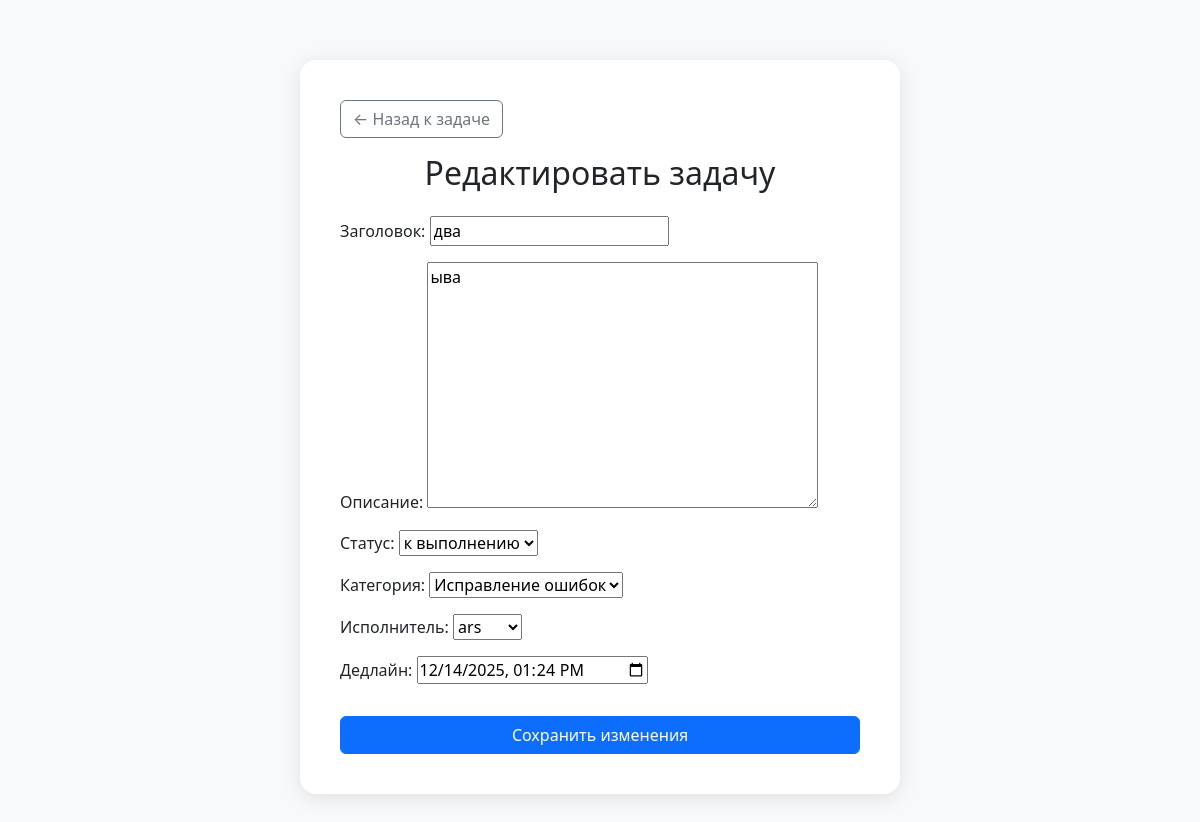
Page /tasks/16/update (signed in) on the committed database.
### main/models.py (models this page shows, shortened)
class Task(models.Model):
    class Status(models.TextChoices):
        IN_PROGRESS = "in_progress", "в работе"
        DONE = "done", "выполнено"
        TO_DO = "to_do", "к выполнению"
    title = models.CharField(max_length=200, verbose_name="Заголовок")
    description = models.TextField(blank=True, verbose_name="Описание")
    created_at = models.DateTimeField(auto_now_add=True, verbose_name="Дата")
    deadline = models.DateTimeField(null=True, blank=True, verbose_name="Дедлайн")
    status = models.CharField(max_length=20, default=Status.TO_DO, choices=Status.choices, verbose_name="Статус")
    category = models.ForeignKey(Category, on_delete=models.CASCADE, related_name="tasks", verbose_name="Категория")
    user = models.ForeignKey(User, on_delete=models.SET_NULL, null=True, blank=True, related_name="tasks", verbose_name="Исполнитель")
    class Meta:
        verbose_name = "Задача"
        verbose_name_plural = "Задачи"
        ordering = ["-created_at"]

### main/views.py (the view, shortened to what this page needs)
# urls.py: path('tasks/<int:pk>/update', views.TaskUpdateView.as_view(), name = "task-update"),
class TaskUpdateView(LoginRequiredMixin, UpdateView):
    model = Task
    form_class = TaskForm
    template_name = 'main/task_update.html'
    context_object_name = "task"

### main/forms.py
class TaskForm(forms.ModelForm):
    class Meta:
        model = Task
        fields = ["title", "description", "status", "category", "user", "deadline"]
        widgets = {
            "deadline": forms.DateTimeInput(
                attrs={"type": "datetime-local"}
            ),
        }

### main/models.py (called while the page is built)
    def __str__(self) -> str:
        return self.name

### main/templates/main/task_update.html (shortened to what this page needs)
<!doctype html>
<html lang="ru">
<head>
  <link href="https://cdn.jsdelivr.net/npm/bootstrap@5.3.2/dist/css/bootstrap.min.css"
        rel="stylesheet">
</head>
<body>
<div class="update-container">
    <a href="{% url 'task-detail' task.id %}" class="btn btn-outline-secondary mb-3">
        ← Назад к задаче
    </a>
    <h2 class="text-center mb-4">Редактировать задачу</h2>
    <form method="post">
        {{ form.as_p }}
        <button type="submit" class="btn btn-primary w-100 mt-3">
            Сохранить изменения
        </button>
    </form>
</div>
</body>
</html>

### main/templates/main/task_update.html (style rules this page uses)
body { background-color: #f8f9fa; }
.update-container { max-width: 600px; margin: 60px auto; background: white; padding: 40px; border-radius: 16px; box-shadow: 0 4px 20px rgba(0,0,0,0.1); }

### rows in the picture
Task: title "два", description "ыва", status "к выполнению", category "Исправление ошибок", user "ars", deadline "12/14/2025 13:24"
